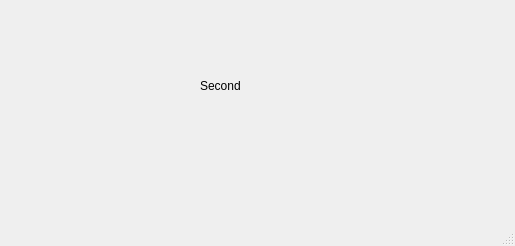
<?xml version="1.0" encoding="UTF-8"?>
<ui version="4.0">
 <class>MainWindow</class>
 <widget class="QMainWindow" name="MainWindow">
  <property name="geometry">
   <rect>
    <x>0</x>
    <y>0</y>
    <width>515</width>
    <height>246</height>
   </rect>
  </property>
  <property name="windowTitle">
   <string>MainWindow</string>
  </property>
  <widget class="QWidget" name="centralwidget">
   <widget class="QLabel" name="label">
    <property name="geometry">
     <rect>
      <x>200</x>
      <y>70</y>
      <width>81</width>
      <height>31</height>
     </rect>
    </property>
    <property name="text">
     <string>Second</string>
    </property>
   </widget>
  </widget>
  <widget class="QMenuBar" name="menubar">
   <property name="geometry">
    <rect>
     <x>0</x>
     <y>0</y>
     <width>515</width>
     <height>22</height>
    </rect>
   </property>
  </widget>
  <widget class="QStatusBar" name="statusbar"/>
 </widget>
 <resources/>
 <connections/>
</ui>
